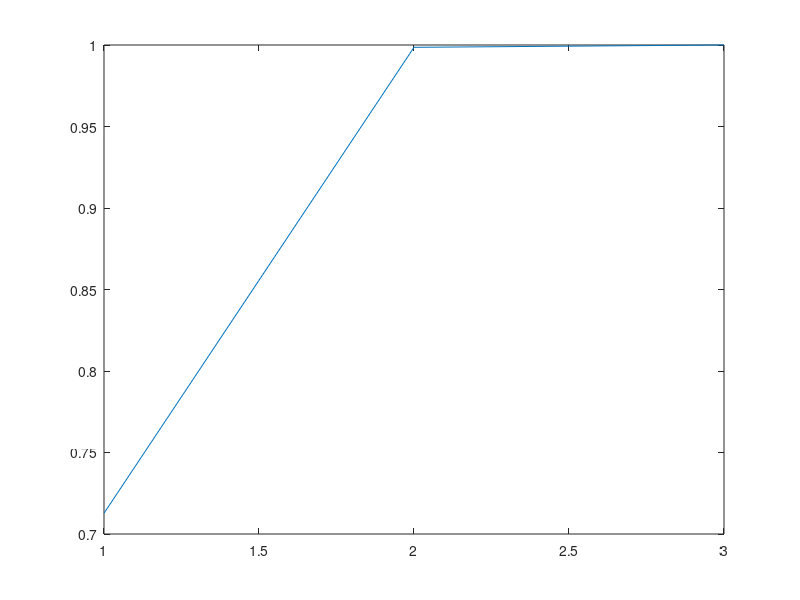

Source code (MATLAB):
clear all;
close all;

%% Données presque planes, avec vecteurs propres confondus dans les axes
% Emplacement des points
%               X
%   X       X   X   X       X
%               X
A = [ 0 , 2 ,  0.1 ;
      2 , 2 , -0.1 ;
      3 , 0 , -0.1 ;
      3 , 2 ,  0.0 ;
      3 , 4 , -0.1 ;
      4 , 2 , -0.1 ;
      6 , 2 ,  0.1 ];
B = A - repmat(mean(A), 7, 1); % mean( B ) = 0
C = B ./ repmat(std(B), 7, 1); %  std( C ) = 1

% Matrice de correlation : C' * C / 6 =
%    1.0000         0         0
%         0    1.0000         0
%         0         0    1.0000

% 1° vecteur propre : 1, 0, 0
% 2° vecteur propre : 0, 1, 0
% 3° vecteur propre : 0, 0, 1

clear all;

%% Memes données, mais un peu penchées
% Emplacement des points
%               X
%   X       X   X   X       X
%               X
A = [ 0 , 2 ,  0.1 ;
      2 , 2 , -0.1 ;
      3 , 0 , -0.1 ;
      3 , 2 ,  0.0 ;
      3 , 4 ,  0.1 ;
      4 , 2 , -0.1 ;
      6 , 2 ,  0.1 ];
B = A - repmat(mean(A), 7, 1); % mean( B ) = 0
C = B ./ repmat(std(B), 7, 1); %  std( C ) = 1

% Matrice de correlation : C' * C / 6 =
%    1.0000         0         0
%         0    1.0000    0.5774
%         0    0.5774    1.0000

% 1° vecteur propre : 1, 0     , 0
% 2° vecteur propre : 0, 1     , 0.5774
% 3° vecteur propre : 0, 0.5774, 1

[corr_matrix, new_coord, eigenval] = princomp( A );

%% corr_matrix
% Matrice de correlation
% chaque colonne est un vecteur propre

%% new_coord
% données dans les nouvelles coordonnées
% Première  colonne : coordonnées suivant le 1° vecteur
% Deuxième  colonne : coordonnées suivant le 2° vecteur
% Troisième colonne : coordonnées suivant le 3° vecteur
%
% new_coord = B * corr_matrix
% Attention, on utilise bien B, pas C
% Il faut centrer les données, pas les réduire.

%% eigenval
% valeurs propres par ordre décroissant

plot( cumsum(eigenval) ./ sum(eigenval) );


